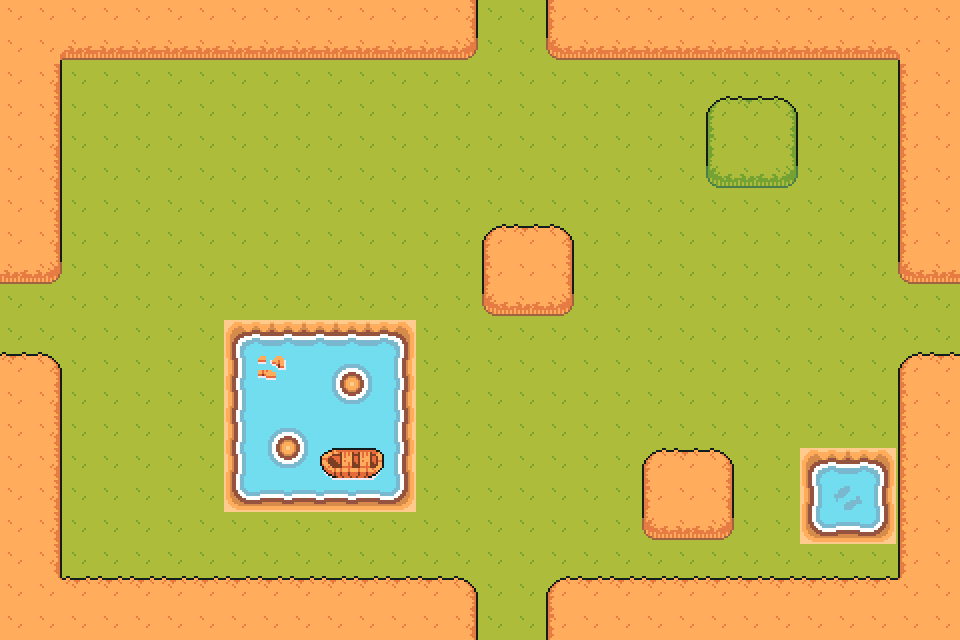

This is a level from a 2D game, rendered from its Tiled map with the project's own tilesets. A one-line summary and the map file follow, with tile-layer data summarised:
An orthogonal 30x20 tile map with 32x32 px tiles, 3 tile layers (Floor, FloorObjects, Walls), 3 tilesets and 20 objects (12x wall, 4x warp, 2x water, item, enemy).

<map version="1.10" tiledversion="1.10.2" orientation="orthogonal" renderorder="right-down" width="30" height="20" tilewidth="32" tileheight="32" infinite="0" nextlayerid="5" nextobjectid="30">
 <editorsettings>
  <export target="Map.json" format="json" />
 </editorsettings>
 <tileset firstgid="1" name="TilesetFloor" tilewidth="32" tileheight="32" tilecount="30" columns="5">
  <image source="assets/TilesetField.png" width="160" height="192" />
 </tileset>
 <tileset firstgid="31" name="TilesetFloor" tilewidth="32" tileheight="32" tilecount="572" columns="22">
  <image source="assets/TilesetFloor.png" width="704" height="834" />
 </tileset>
 <tileset firstgid="603" name="TilesetWater" tilewidth="32" tileheight="32" tilecount="476" columns="28">
  <image source="assets/TilesetWater.png" width="896" height="544" />
  <tile id="123">
   <animation>
    <frame tileid="123" duration="600" />
    <frame tileid="67" duration="600" />
   </animation>
  </tile>
 </tileset>
 <layer id="1" name="Floor" width="30" height="20">
  <data>[600 cells, 600 non-empty, 15 distinct tile ids]</data>
 </layer>
 <layer id="4" name="FloorObjects" width="30" height="20">
  <data>[600 cells, 3 non-empty, 3 distinct tile ids]</data>
 </layer>
 <layer id="2" name="Walls" width="30" height="20">
  <data>[600 cells, 195 non-empty, 22 distinct tile ids]</data>
 </layer>
 <objectgroup id="3" name="Objects">
  <object id="2" type="water" x="247.624" y="346.423" width="143.822" height="138.554" />
  <object id="3" type="wall" x="486.493" y="230.115" width="78.7894" height="78.7894" />
  <object id="9" type="wall" x="712.605" y="103.605" width="78.7894" height="78.7894" />
  <object id="10" type="wall" x="647.605" y="456.605" width="78.7894" height="78.7894" />
  <object id="11" type="water" x="822" y="470" width="52" height="54" />
  <object id="14" type="wall" x="2" y="-4" width="56" height="280" />
  <object id="15" type="wall" x="58" y="1" width="417" height="55" />
  <object id="16" type="wall" x="547" y="2" width="415" height="54" />
  <object id="17" type="wall" x="901" y="57" width="58" height="222" />
  <object id="18" type="wall" x="902" y="358" width="57" height="286" />
  <object id="19" type="wall" x="549" y="582" width="353" height="61" />
  <object id="21" type="wall" x="0" y="580" width="477" height="63" />
  <object id="22" type="wall" x="0" y="356" width="57" height="224" />
  <object id="23" type="warp" x="-5" y="284" width="27" height="69">
   <properties>
    <property name="to_map" value="Level1" />
    <property name="to_x" type="int" value="915" />
    <property name="to_y" type="int" value="320" />
   </properties>
  </object>
  <object id="24" type="warp" x="938" y="293" width="20" height="57">
   <properties>
    <property name="to_map" value="Level1" />
    <property name="to_x" type="int" value="41" />
    <property name="to_y" type="int" value="318" />
   </properties>
  </object>
  <object id="25" type="warp" x="482" y="1" width="59" height="20">
   <properties>
    <property name="to_map" value="Level2" />
    <property name="to_x" type="int" value="515" />
    <property name="to_y" type="int" value="589" />
   </properties>
  </object>
  <object id="26" type="warp" x="481" y="624" width="62" height="20">
   <properties>
    <property name="to_map" value="Level2" />
    <property name="to_x" type="int" value="512" />
    <property name="to_y" type="int" value="38" />
   </properties>
  </object>
  <object id="27" name="scroll-water" type="item" x="94.7368" y="102.632">
   <point />
  </object>
  <object id="28" type="wall" x="320.792" y="460.742">
   <polygon points="0,0 11.5073,-11.5295 55.4344,-11.3595 61.7957,-6.8157 62.2501,6.36132 51.3338,16.2044 12.0927,16.6588" />
  </object>
  <object id="29" name="bamboo" type="enemy" x="283.988" y="231.734">
   <point />
  </object>
 </objectgroup>
</map>